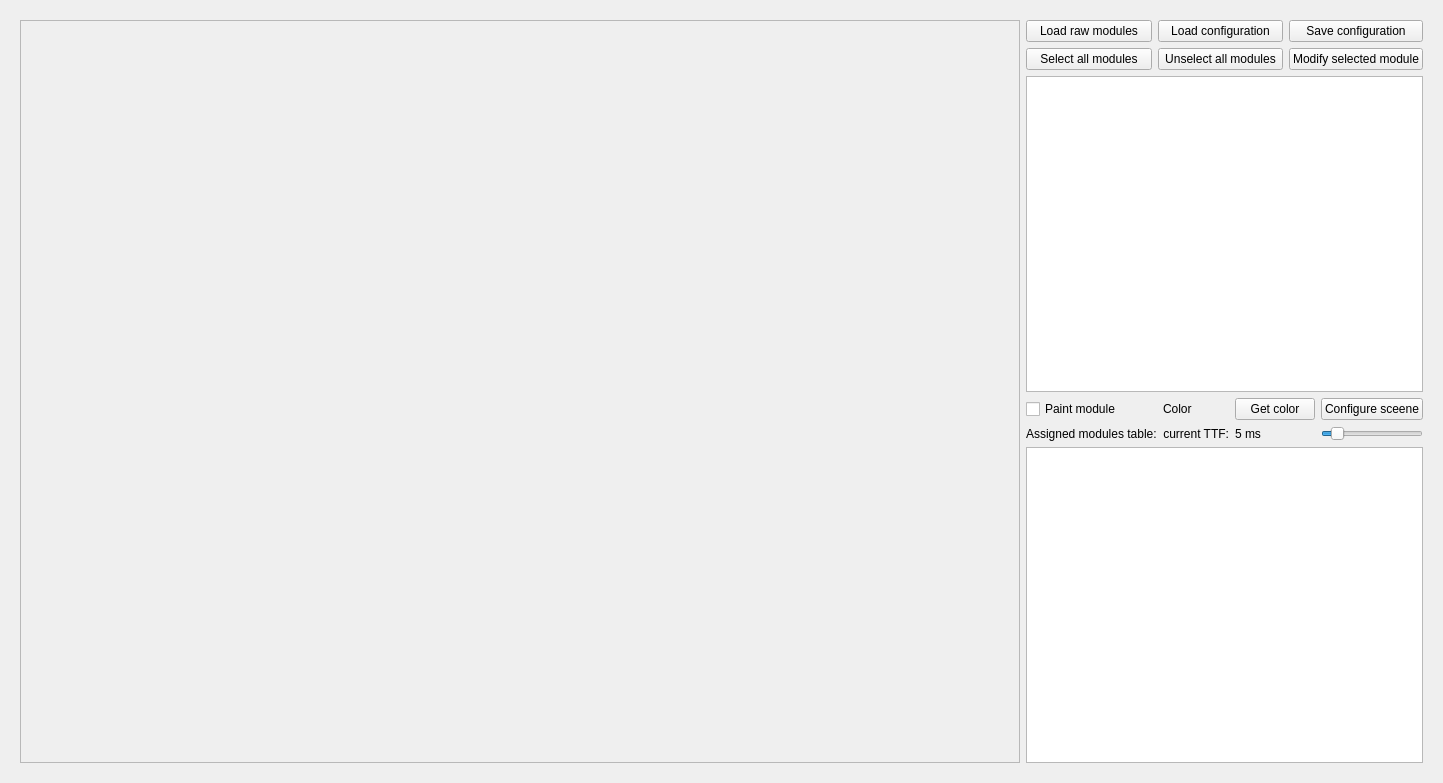
<?xml version="1.0" encoding="UTF-8"?>
<ui version="4.0">
 <class>modules_configuration</class>
 <widget class="QWidget" name="modules_configuration">
  <property name="geometry">
   <rect>
    <x>0</x>
    <y>0</y>
    <width>1441</width>
    <height>783</height>
   </rect>
  </property>
  <property name="windowTitle">
   <string>Form</string>
  </property>
  <layout class="QGridLayout" name="gridLayout">
   <item row="0" column="0">
    <widget class="QWidget" name="w_modules_configuration" native="true">
     <layout class="QGridLayout" name="gridLayout_4">
      <item row="0" column="0">
       <widget class="QScrollArea" name="scrl_module_area_2">
        <property name="minimumSize">
         <size>
          <width>1000</width>
          <height>0</height>
         </size>
        </property>
        <property name="widgetResizable">
         <bool>true</bool>
        </property>
        <widget class="QWidget" name="scrollAreaWidgetContents_3">
         <property name="geometry">
          <rect>
           <x>0</x>
           <y>0</y>
           <width>998</width>
           <height>745</height>
          </rect>
         </property>
        </widget>
       </widget>
      </item>
      <item row="0" column="1">
       <layout class="QVBoxLayout" name="verticalLayout_3">
        <item>
         <layout class="QGridLayout" name="gridLayout_19">
          <item row="0" column="0">
           <widget class="QPushButton" name="bt_raw_module_load_2">
            <property name="text">
             <string>Load raw modules</string>
            </property>
           </widget>
          </item>
          <item row="1" column="0">
           <widget class="QPushButton" name="bt_select_all_raw_modules_2">
            <property name="text">
             <string>Select all modules</string>
            </property>
           </widget>
          </item>
          <item row="1" column="1">
           <widget class="QPushButton" name="bt_unselect_all_raw_modules_2">
            <property name="text">
             <string>Unselect all modules</string>
            </property>
           </widget>
          </item>
          <item row="1" column="2">
           <widget class="QPushButton" name="bt_modify_module_2">
            <property name="text">
             <string>Modify selected module</string>
            </property>
           </widget>
          </item>
          <item row="0" column="1">
           <widget class="QPushButton" name="bt_load_modules_config_2">
            <property name="text">
             <string>Load configuration</string>
            </property>
           </widget>
          </item>
          <item row="0" column="2">
           <widget class="QPushButton" name="bt_save_modules_config_2">
            <property name="text">
             <string>Save configuration</string>
            </property>
           </widget>
          </item>
         </layout>
        </item>
        <item>
         <widget class="QListWidget" name="list_raw_modules_2">
          <property name="minimumSize">
           <size>
            <width>0</width>
            <height>300</height>
           </size>
          </property>
         </widget>
        </item>
        <item>
         <layout class="QGridLayout" name="gridLayout_20">
          <item row="1" column="4">
           <widget class="QPushButton" name="bt_send_logic_address_config_2">
            <property name="text">
             <string>Configure sceene</string>
            </property>
           </widget>
          </item>
          <item row="1" column="2">
           <widget class="QLabel" name="lab_color_selected_2">
            <property name="text">
             <string>Color</string>
            </property>
           </widget>
          </item>
          <item row="1" column="1">
           <widget class="QCheckBox" name="chbx_paint_module_2">
            <property name="text">
             <string>Paint module</string>
            </property>
           </widget>
          </item>
          <item row="1" column="3">
           <widget class="QPushButton" name="bt_select_color_2">
            <property name="text">
             <string>Get color</string>
            </property>
           </widget>
          </item>
          <item row="2" column="1">
           <widget class="QLabel" name="label_4">
            <property name="text">
             <string>Assigned modules table:</string>
            </property>
           </widget>
          </item>
          <item row="2" column="2">
           <widget class="QLabel" name="label_13">
            <property name="text">
             <string>current TTF:</string>
            </property>
            <property name="alignment">
             <set>Qt::AlignRight|Qt::AlignTrailing|Qt::AlignVCenter</set>
            </property>
           </widget>
          </item>
          <item row="2" column="3">
           <widget class="QLabel" name="lab_current_ttf_2">
            <property name="text">
             <string>5 ms</string>
            </property>
           </widget>
          </item>
          <item row="2" column="4">
           <widget class="QSlider" name="sldr_set_ttf_2">
            <property name="maximum">
             <number>50</number>
            </property>
            <property name="value">
             <number>5</number>
            </property>
            <property name="orientation">
             <enum>Qt::Horizontal</enum>
            </property>
           </widget>
          </item>
         </layout>
        </item>
        <item>
         <widget class="QTableWidget" name="tab_configured_modules_2">
          <property name="minimumSize">
           <size>
            <width>0</width>
            <height>300</height>
           </size>
          </property>
         </widget>
        </item>
       </layout>
      </item>
     </layout>
    </widget>
   </item>
  </layout>
 </widget>
 <resources/>
 <connections/>
</ui>
